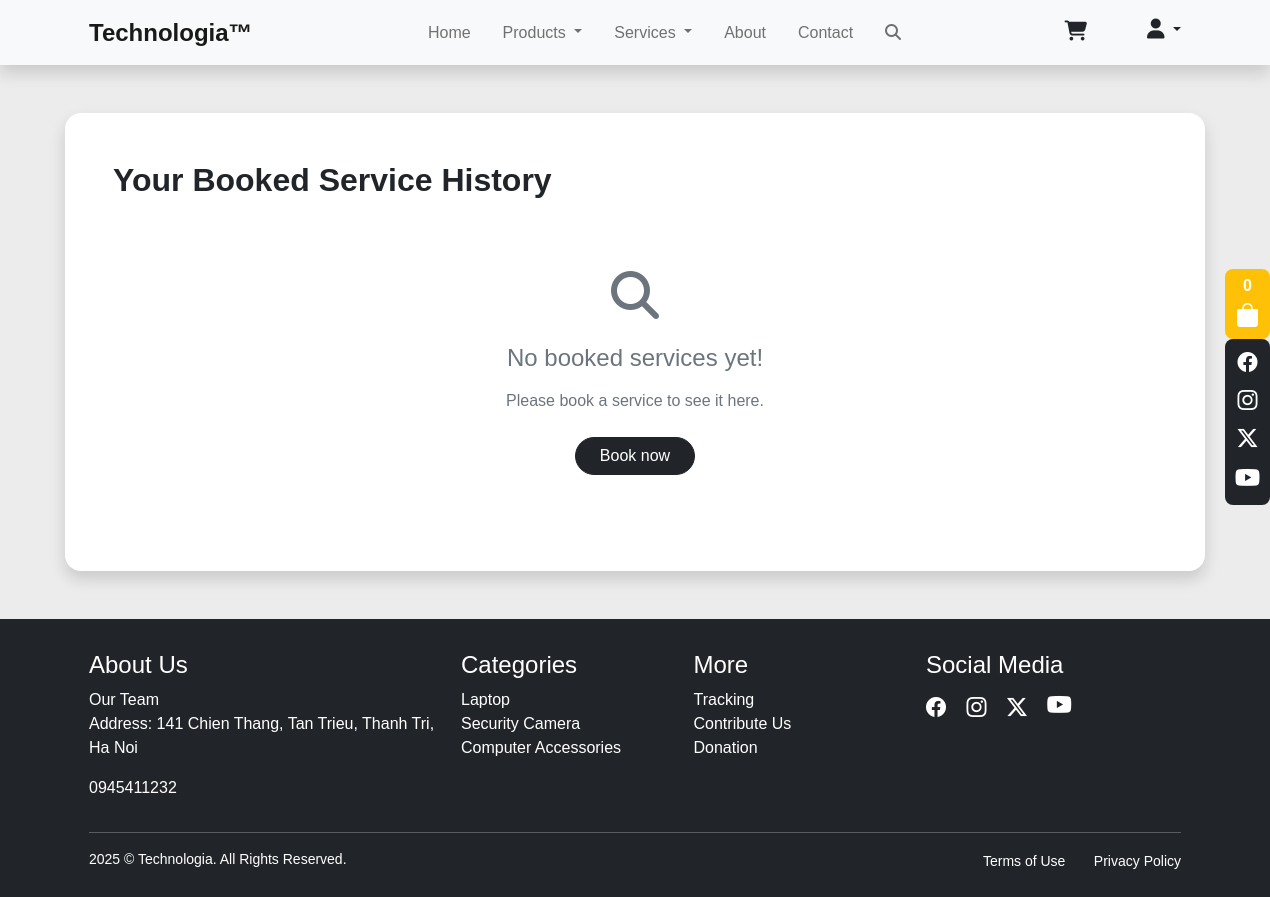
Page /index.php?act=book-result (signed in) on the earlier database version.
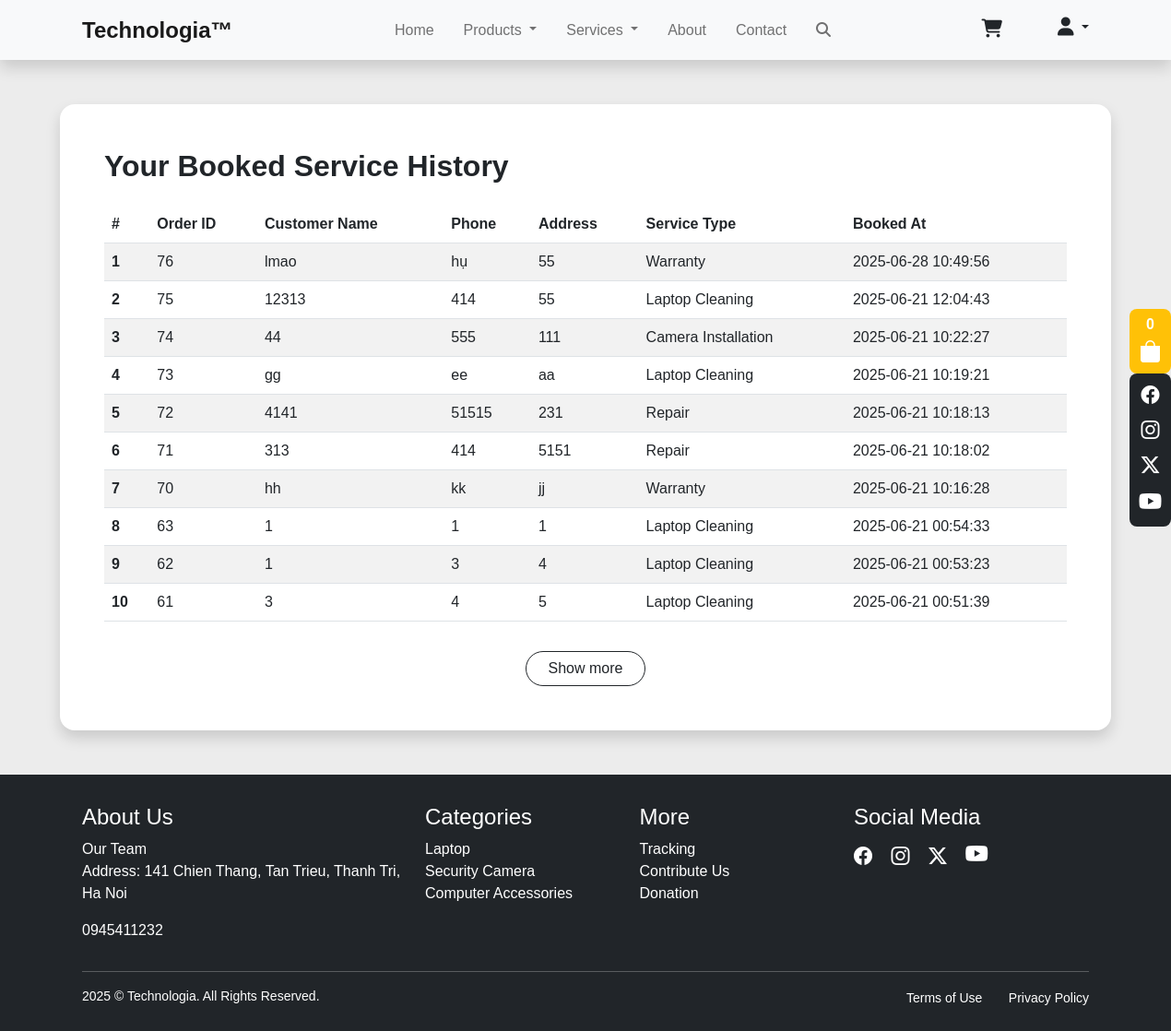
Same page on the later database version.
### tables this page shows
CREATE TABLE `services` (
  `id` int(11) NOT NULL,
  `user_id` int(11) NOT NULL,
  `name` varchar(255) NOT NULL,
  `phone` varchar(20) NOT NULL,
  `address` varchar(255) NOT NULL,
  `service_type` varchar(255) DEFAULT NULL,
  `created_at` datetime DEFAULT current_timestamp()
);

### module/services/book-result.php (the view, shortened to what this page needs)
<?php
$booked_services = [];
$status_message = '';
$no_service_message = '';
if (!isset($_SESSION['username'])) {
    $no_service_message = '<div class="text-center py-5">
        <div class="mb-4"><i class="fas fa-user fa-3x text-muted"></i></div>
        <h4 class="text-muted mb-3">You are not logged in</h4>
        <p class="text-muted mb-4">Please login to view your booked services.</p>
        <button class="btn btn-dark rounded-4" onclick="location.href=\'Login.php\'">Login Now</button>
    </div>';
} else {
    $username = $_SESSION['username'];
    $user_id = 0;
    $stmt_user = $conn->prepare("SELECT id FROM site_user WHERE username = ?");
    if ($stmt_user) {
        $stmt_user->bind_param("s", $username);
        $stmt_user->execute();
        $result_user = $stmt_user->get_result();
        if ($result_user->num_rows > 0) {
            $user_data = $result_user->fetch_assoc();
            $user_id = $user_data['id'];
        } else {
            $status_message = "Error: User data not found. Please log in again.";
        }
    } else {
        $status_message = "Database query error (user data): " . $conn->error;
    }
    $limit = 10;
    $offset = isset($_GET['offset']) ? intval($_GET['offset']) : 0;
    if ($user_id > 0) {
        $stmt_services = $conn->prepare("SELECT id, name, phone, address, service_type, created_at FROM services WHERE user_id = ? ORDER BY created_at DESC LIMIT ? OFFSET ?");
        if ($stmt_services) {
            $stmt_services->bind_param("iii", $user_id, $limit, $offset);
            $stmt_services->execute();
            $result_services = $stmt_services->get_result();
            if ($result_services->num_rows > 0) {
                while ($row = $result_services->fetch_assoc()) {
                    $booked_services[] = $row;
                }
            } else {
                $no_service_message = '<div class="text-center py-5" data-empty="true">
                    <div class="mb-4"><i class="fas fa-search fa-3x text-muted"></i></div>
                    <h4 class="text-muted mb-3">No booked services yet!</h4>
                    <p class="text-muted mb-4">Please book a service to see it here.</p>
                    <a href="#" onclick="location.href=\'index.php?act=book-services\'; return false;" class="btn btn-dark rounded-pill px-4">Book now</a>
                </div>';
            }
        } else {
            $status_message = "Database query error (services): " . $conn->error;
        }
    } else if (empty($status_message)) {
        $status_message = "Could not retrieve your user ID. Please try logging in again.";
    }
}
?>
<div class="container bg-white px-5 py-5 mt-5 mb-5 rounded-4 shadow">
    <h2 class="mb-4 fw-bold text-start">Your Booked Service History</h2>
    <?php if (!empty($no_service_message)): ?>
        <?= $no_service_message ?>
    <?php endif; ?>
    <?php if (!empty($booked_services)): ?>
        <div class="table-responsive">
            <table class="table table-hover table-striped align-middle">
                <thead>
                    <tr>
                        <th scope="col">#</th>
                        <th scope="col">Order ID</th>
                        <th scope="col">Customer Name</th>
                        <th scope="col">Phone</th>
                        <th scope="col">Address</th>
                        <th scope="col">Service Type</th>
                        <th scope="col">Booked At</th>
                    </tr>
                </thead>
                <tbody id="service-list">
                    <?php $counter = $offset + 1; ?>
                    <?php foreach ($booked_services as $service): ?>
                        <tr>
                            <th scope="row"><?= $counter++ ?></th>
                            <td><?= htmlspecialchars($service['id']) ?></td>
                            <td><?= htmlspecialchars($service['name']) ?></td>
                            <td><?= htmlspecialchars($service['phone']) ?></td>
                            <td><?= htmlspecialchars($service['address']) ?></td>
                            <td><?= htmlspecialchars($service['service_type']) ?></td>
                            <td><?= date('Y-m-d H:i:s', strtotime($service['created_at'])) ?></td>
                        </tr>
                    <?php endforeach; ?>
                </tbody>
            </table>
        </div>
        <?php if (count($booked_services) === $limit): ?>
            <div class="text-center mt-3">
                <button id="loadMoreBtn" class="btn btn-outline-dark rounded-pill px-4">Show more</button>
            </div>
        <?php endif; ?>
    <?php endif; ?>
</div>

### index.php (shortened to what this page needs)
<!DOCTYPE html>
<html lang="en">
<head>
  <link rel="stylesheet" href="https://cdnjs.cloudflare.com/ajax/libs/font-awesome/6.7.2/css/all.min.css"
 />
  <link rel="stylesheet" href="https://cdn.jsdelivr.net/npm/bootstrap-icons@1.13.1/font/bootstrap-icons.min.css" />
  <link rel="stylesheet" href="asset/bootstrap/css/bootstrap.min.css" />
  <link rel="stylesheet" href="asset/style1.css" />
</head>
<body>
  <?php
  require 'db/connect.php';
  include 'components/navbar.php'
  ?>
  <main id="main-content" class="flex-fill">
    <?php
    $act = $_GET['act'] ?? '';
    switch ($act) {
      case 'book-result':
        include 'module/services/book-result.php';
        break;
    }
    ?>
  </main>
  <div class="cart-social-fixed">
    <div class="cart-icon bg-warning text-white d-flex flex-column align-items-center justify-content-center rounded-3">
      <span id="cart-count" class="fw-bold">
        <?php
        $totalItems = 0;
        echo $totalItems;
        ?>
      </span>
      <?php if (isset($_SESSION['username'])): ?>
        <a href="#" style="text-decoration: none; color:white;"
          onclick="loadPage('module/cart/cart.php', this, 'cart'); return false;">
          <i class="bi bi-bag-fill fs-4"></i>
        </a>
      <?php else: ?>
        <a href="Login.php" style="text-decoration: none; color:white;">
          <i class="bi bi-bag-fill fs-4"></i>
        </a>
      <?php endif; ?>
    </div>
    <div class="social-icons bg-dark d-flex flex-column text-white p-2 gap-2 rounded-3">
      <a href="https://www.facebook.com/" target="_blank"><i
          class="bi bi-facebook text-decoration-none text-white fs-5"></i></a>
      <a href="https://www.instagram.com/" target="_blank"><i
          class="bi bi-instagram text-decoration-none text-white fs-5"></i></a>
      <a href="https://x.com/" target="_blank"><i class="bi bi-twitter-x text-decoration-none text-white fs-5"></i></a>
      <a href="https://www.youtube.com/" target="_blank"><i
          class="bi bi-youtube text-decoration-none text-white fs-4"></i></a>
    </div>
  </div>
  <footer class="bg-dark text-white py-4">
    <div class="container px-4">
      <div class="row">
        <div class="col-6 col-lg-4">
          <h4 class="pt-2">About Us</h4>
          <ul class="list-unstyled">
            <li>
              <a href="#" class="text-decoration-none text-white"
                onclick="loadPage('module/about-us/about-us.php',this,'about'); return false;">Our Team</a>
            </li>
            <li>
              <p>Address: 141 Chien Thang, Tan Trieu, Thanh Tri, Ha Noi</p>
            </li>
            <li>
              <p>0945411232</p>
            </li>
          </ul>
        </div>
        <div class="col">
          <h4 class="pt-2">Categories</h4>
          <ul class="list-unstyled">
            <li>
              <a href="#" class="text-decoration-none text-white"
                onclick="loadPage('module/product/product.php?category=laptop', this, 'products'); return false;">Laptop</a>
            </li>
            <li>
              <a href="#" class="text-decoration-none text-white"
                onclick="loadPage('module/product/product.php?category=camera', this, 'products'); return false;">Security Camera</a>
            </li>
            <li>
              <a href="#" class="text-decoration-none text-white"
                onclick="loadPage('module/product/product.php?category=accessories', this, 'products'); return false;">Computer Accessories</a>
            </li>
          </ul>
        </div>
        <div class="col">
          <h4 class="pt-2">More</h4>
          <ul class="list-unstyled">
            <li>
              <a href="#" class="text-decoration-none text-white"
                onclick="location.href='index.php?act=order'; return false;">Tracking</a>
            </li>
            <li>
              <a href="#" class="text-decoration-none text-white"
                onclick="loadPage('module/contact/contact.php', this, 'contact'); return false;">Contribute Us</a>
            </li>
            <li>
              <a href="#" class="text-decoration-none text-white"
                onclick="loadPage('module/donate/donate.php', this, 'donate'); return false;">Donation</a>
            </li>
          </ul>
        </div>
        <div class="col-6 col-lg-3">
          <h4 class="pt-2">Social Media</h4>
          <div>
            <a href="https://www.facebook.com/" target="_blank"><i
                class="bi bi-facebook me-3 text-decoration-none text-white fs-5"></i></a>
            <a href="https://www.instagram.com/" target="_blank"><i
                class="bi bi-instagram me-3 text-decoration-none text-white fs-5"></i></a>
            <a href="https://x.com/" target="_blank"><i
                class="bi bi-twitter-x me-3 text-decoration-none text-white fs-5"></i></a>
            <a href="https://www.youtube.com/" target="_blank"><i
                class="bi bi-youtube me-3 text-decoration-none text-white fs-4"></i></a>
          </div>
        </div>
      </div>
      <hr />
      <div class="d-flex justify-content-between">
        <small>2025 © Technologia. All Rights Reserved.</small>
        <div>
          <a href="#" class="text-decoration-none text-white me-4"><small>Terms of Use</small></a>
          <a href="#" class="text-decoration-none text-white"><small>Privacy Policy</small></a>
        </div>
      </div>
    </div>
  </footer>
</body>
</html>

### components/navbar.php (shortened to what this page needs)
<?php
$username = $_SESSION['username'] ?? '';
$unread_count = 0;
if ($username) {
  $stmt = $conn->prepare("SELECT COUNT(*) FROM notifications n
                            JOIN site_user u ON n.user_id = u.id
                            WHERE u.username = ? AND n.is_read = 0");
  $stmt->bind_param("s", $username);
  $stmt->execute();
  $stmt->bind_result($unread_count);
}
?>
<nav class="navbar navbar-expand-xl navbar-light bg-light sticky-top shadow" style="height: 65px">
  <div class="container">
    <a class="navbar-brand fs-4" href="#"
      onclick="location.href='index.php'; return false;">Technologia™</a>
    <div class="sidebar offcanvas offcanvas-end" tabindex="-1" id="offcanvasNavbar"
      aria-labelledby="offcanvasNavbarLabel">
      <div class="offcanvas-body flex-lg-row d-flex flex-column">
        <ul class="navbar-nav justify-content-center flex-grow-1 pe-3">
          <li class="nav-item mx-2">
            <a class="nav-link" href="#"
              onclick="location.href='index.php'; return false;">Home</a>
          </li>
          <li class="nav-item dropdown mx-2">
            <a class="nav-link dropdown-toggle" href="#" role="button" data-bs-toggle="dropdown" aria-expanded="false"
              onclick="loadPage('module/product/product.php',this,'products'); return false;">
              Products
            </a>
          </li>
          <li class="nav-item dropdown mx-2">
            <a class="nav-link dropdown-toggle" href="#" role="button" data-bs-toggle="dropdown" aria-expanded="false"
              onclick="loadPage('module/services/services.php', this, 'services')">
              Services
            </a>
          </li>
          <li class="nav-item mx-2">
            <a class="nav-link" href="#"
              onclick="loadPage('module/about-us/about-us.php', this, 'about'); return false;">About</a>
          </li>
          <li class="nav-item mx-2">
            <a class="nav-link" href="#Contact"
              onclick="loadPage('module/contact/contact.php',this, 'contact'); return false;">Contact</a>
          </li>
          <li class="nav-item dropdown mx-2">
            <a class="nav-link px-2 search-container">
              <i class="fas fa-search rounded-3" onclick="toggleSearch(); return false;">
              </i>
            </a>
          </li>
        </ul>
        <div class="d-flex justify-content-center align-content-center gap-3 offcanvas-auth-btns">
          <?php if (!isset($_SESSION['username'])): ?>
            <button type="button" class="btn border-0 position-relative mt-1" onclick="location.href='login.php'">
              <i class="fa-solid fa-cart-shopping fs-5"></i>
            </button>
            <a href="./Login.php" class="btn btn-dark rounded-5">Sign in</a>
            <a href="./Registration.php" class="btn btn-dark rounded-5">Sign up</a>
          <?php else: ?>
            <div class="d-flex justify-content-center align-content-center gap-5">
              <button type="button" class="btn border-0 position-relative nav-link"
                onclick="loadPage('module/cart/cart.php', this, 'cart')">
                <i class="fa-solid fa-cart-shopping fs-5"></i>
              </button>
              <div class="dropdown">
                <button class="btn border-0 position-relative dropdown-toggle" type="button" data-bs-toggle="dropdown"
                  aria-expanded="false">
                  <i class="fa-solid fa-user fs-5"></i>
                </button>
              </div>
            </div>
          <?php endif; ?>
        </div>
      </div>
    </div>
</nav>

### asset/style1.css (style rules this page uses)
html, body { font-family: "poppins", sans-serif; background: #ececec; height: 100%; margin: 0; display: flex; flex-direction: column; }
main { flex: 1; }
a { text-decoration: none; color: black; }
.navbar a { text-decoration: none; padding: 8px 12px; transition: all 0.2s ease; }
.navbar-brand { font-weight: 550; }
.cart-social-fixed { position: fixed; top: 30%; right: 0; z-index: 1000; }
.cart-icon { width: 45px; height: 70px; }
.social-icons { width: 45px; height: auto; text-align: center; }
.search-container { position: relative; display: inline-block; }

Differences in the rows shown:
added services: id "76", name "lmao", phone "hụ", address "55", service_type "Warranty", created_at "2025-06-28 10:49:56"
added services: id "75", name "12313", phone "414", address "55", service_type "Laptop Cleaning", created_at "2025-06-21 12:04:43"
added services: id "74", name "44", phone "555", address "111", service_type "Camera Installation", created_at "2025-06-21 10:22:27"
added services: id "73", name "gg", phone "ee", address "aa", service_type "Laptop Cleaning", created_at "2025-06-21 10:19:21"
added services: id "72", name "4141", phone "51515", address "231", service_type "Repair", created_at "2025-06-21 10:18:13"
added services: id "71", name "313", phone "414", address "5151", service_type "Repair", created_at "2025-06-21 10:18:02"
added services: id "70", name "hh", phone "kk", address "jj", service_type "Warranty", created_at "2025-06-21 10:16:28"
added services: id "63", name "1", phone "1", address "1", service_type "Laptop Cleaning", created_at "2025-06-21 00:54:33"
added services: id "62", name "1", phone "3", address "4", service_type "Laptop Cleaning", created_at "2025-06-21 00:53:23"
added services: id "61", name "3", phone "4", address "5", service_type "Laptop Cleaning", created_at "2025-06-21 00:51:39"
Other differences:
text no longer shown: "No booked services yet! Please book a service to see it here. Book now"
text now shown: "# Order ID Customer Name Phone Address Service Type Booked At Show more"
